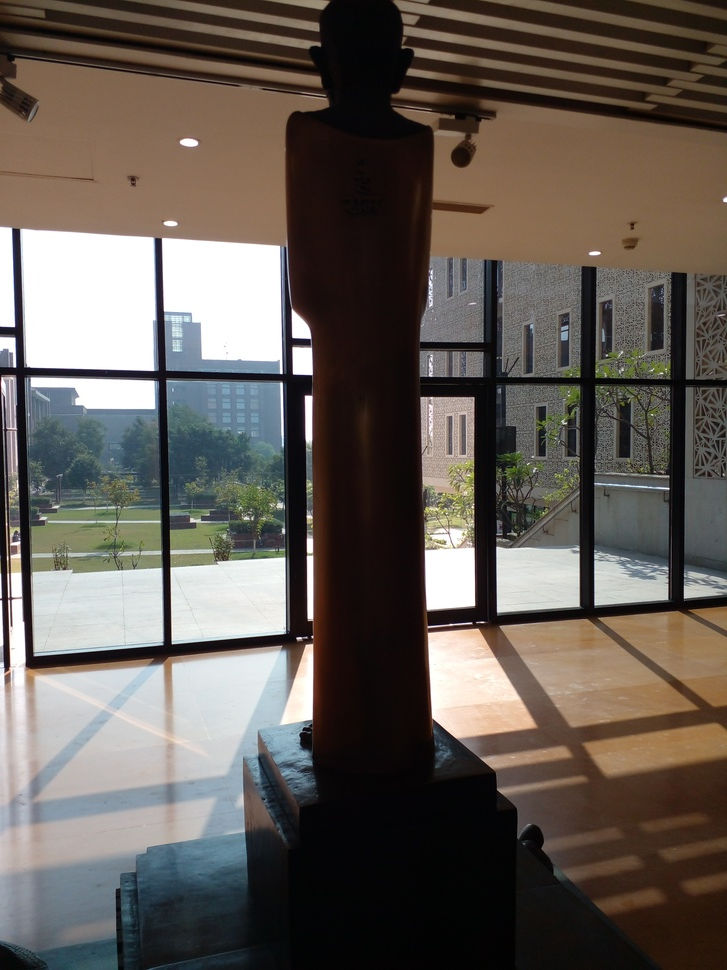
#> input picture datasets/shreyansh_library_statue/1.jpg, 727 x 970 px, shrunk from 3096 x 4128 before the run, found by its file name
$ jupyter execute main.ipynb
#> lines starting #> are read from the running program, lines starting #| are printed output that depends on the picture; long printed decimals are rounded
# Syncing cameras:

We used the app automate to create a flow graph. For syncing our cameras we a time at which both the cameras turned on and then at a fixed interval clicked pictures of the scene.

Flow graph attached: Sync Cam.flo

## We first loaded the intrinsic matrices and distortion coefficients calculated from our code in calibration.py

[cell 1]
import numpy as np

with np.load('intrinsics/aryan_calibration_data.npz') as calibration_data:
#> (reads intrinsics/aryan_calibration_data.npz from the repository)
    callibration1 = calibration_data['mtx']
    distortion1 = calibration_data['dist'][0]

print("left camera:")
print(callibration1)
print(distortion1)

with np.load('intrinsics/shreyansh_calibration_data.npz') as calibration_data:
#> (reads intrinsics/shreyansh_calibration_data.npz from the repository)
    callibration2 = calibration_data['mtx']
    distortion2 = calibration_data['dist'][0]

print("\nright camera:")
print(callibration2)
print(distortion2)

## 2. Next we estimate the extrinsic parameters between the two cameras using keypoint correspondences of the stereo image captures

[cell 2]
# use the intrinsics and distortion coefficients to undistort the images, and get the extrinsics

import cv2
import matplotlib.pyplot as plt

img1 = cv2.imread('datasets/Aryan_maingate_statue/1.jpg')
#> img1 is the input picture: shape (970, 727, 3); mean B, G, R 85.4, 91.9, 99.3
img2 = cv2.imread('datasets/shreyansh_maingate_statue/1.jpg')
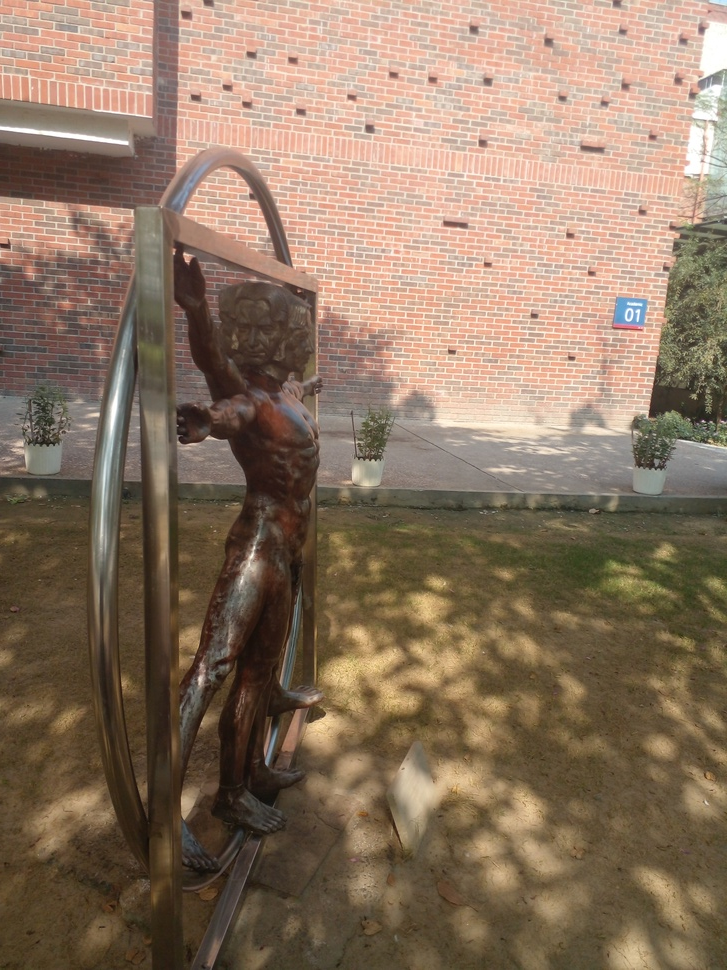
#> input picture datasets/shreyansh_maingate_statue/1.jpg, 727 x 970 px, shrunk from 3096 x 4128 before the run
#> img2 is the input picture: shape (970, 727, 3); mean B, G, R 97.8, 118, 140.2

K1 = callibration1
D1 = distortion1
K2 = callibration2
D2 = distortion2

# 1. first we need to undistort the images
h1, w1 = img1.shape[:2]
#> h1 = 970; w1 = 727
newK1, roi1 = cv2.getOptimalNewCameraMatrix(K1, D1, (w1, h1), 1, (w1, h1))
#> roi1 = (106, 95, 602, 866)

h2, w2 = img2.shape[:2]
#> h2 = 970; w2 = 727
newK2, roi2 = cv2.getOptimalNewCameraMatrix(K2, D2, (w2, h2), 1, (w2, h2))
#> roi2 = (551, 798, 174, 171)


img1_undistorted = cv2.undistort(img1, K1, D1, None, newK1)
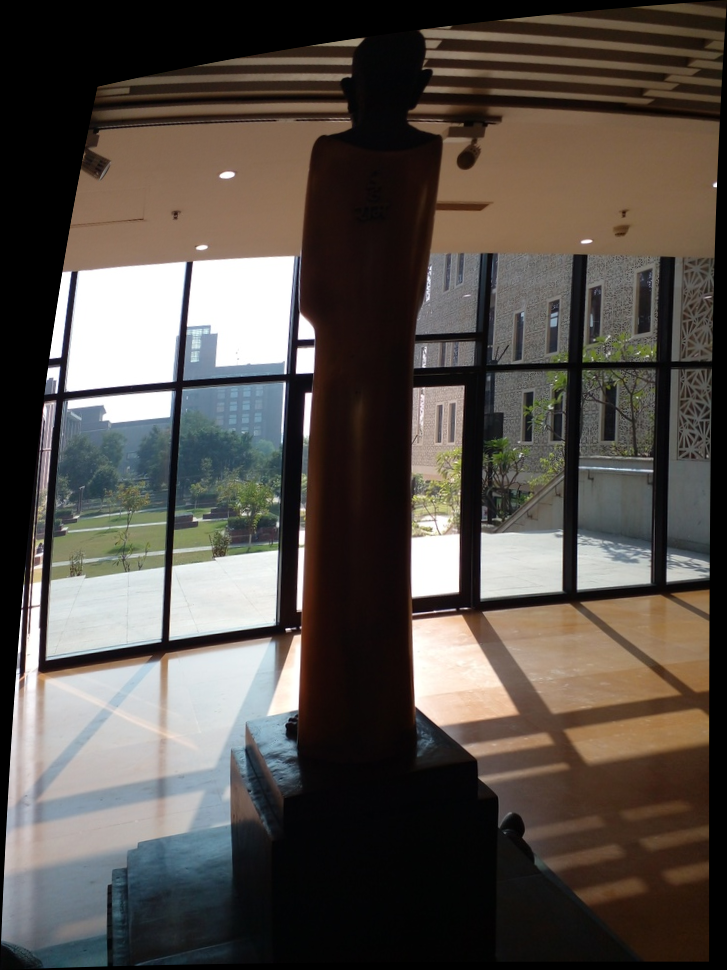
#> img1_undistorted: shape (970, 727, 3); mean B, G, R 74.1, 79.8, 86.2
img2_undistorted = cv2.undistort(img2, K2, D2, None, newK2)
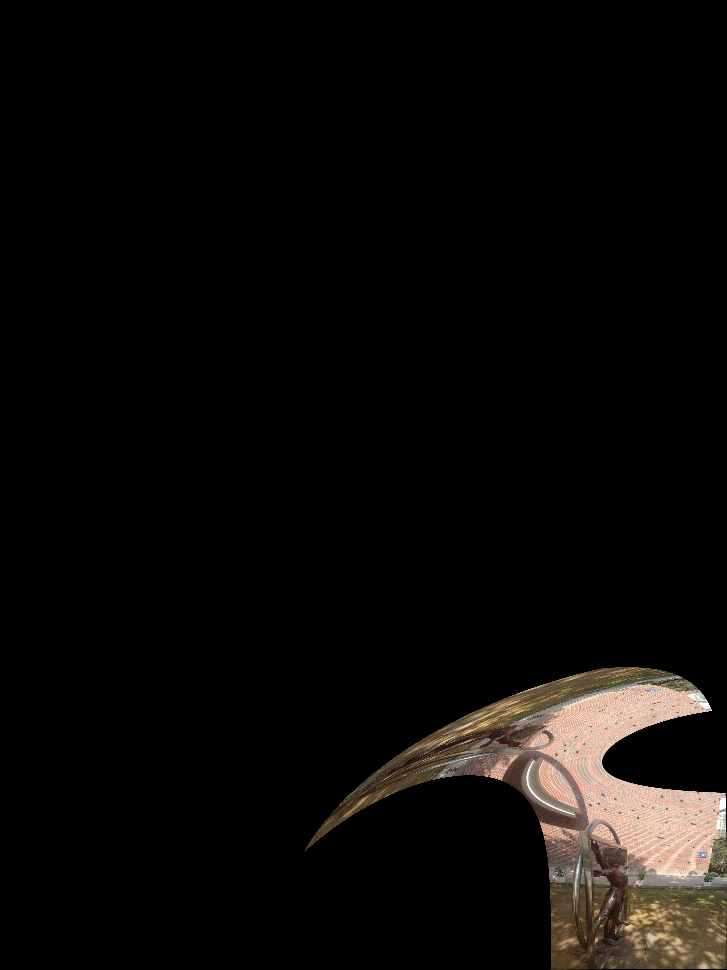
#> img2_undistorted: shape (970, 727, 3); mean B, G, R 8.4, 10, 11.9

# plot original and undistorted images
plt.figure(figsize=(10, 5))
plt.subplot(121)
plt.imshow(cv2.cvtColor(img1, cv2.COLOR_BGR2RGB))
plt.title('Original Image Left camera')
plt.subplot(122)
plt.imshow(cv2.cvtColor(img1_undistorted, cv2.COLOR_BGR2RGB))
plt.title('Undistorted Image Left camera')
plt.show()
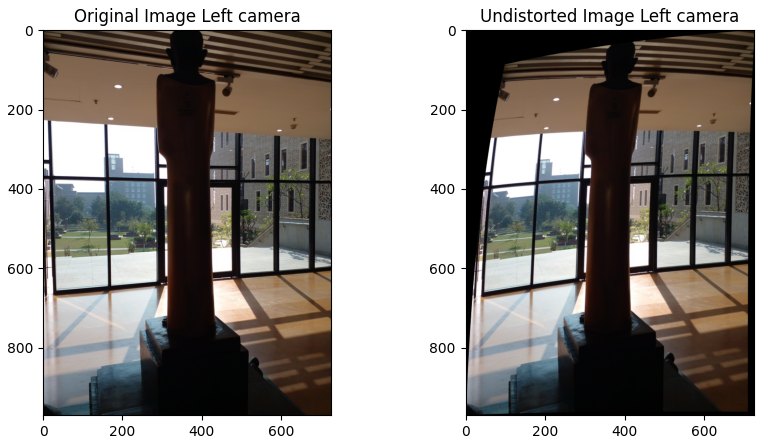
#> figure drawn by matplotlib, 2 panels
plt.figure(figsize=(10, 5))
plt.subplot(121)
plt.imshow(cv2.cvtColor(img2, cv2.COLOR_BGR2RGB))
plt.title('Original Image Right camera')
plt.subplot(122)
plt.imshow(cv2.cvtColor(img2_undistorted, cv2.COLOR_BGR2RGB))
plt.title('Undistorted Image Right camera')
plt.show()
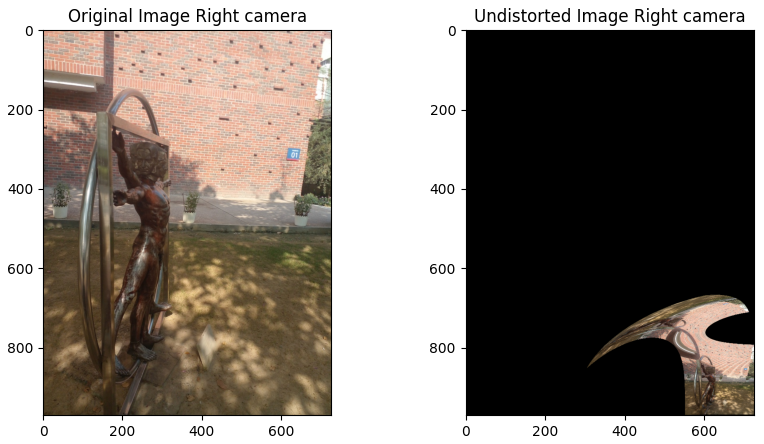
#> figure drawn by matplotlib, 2 panels

# 2. then we perform feature detection and get matching keypoints
img1_undistorted_copy = img1_undistorted.copy()
img2_undistorted_copy = img2_undistorted.copy()

sift = cv2.SIFT_create()
kp1, des1 = sift.detectAndCompute(img1_undistorted, None)
#> kp1 = 1605 keypoints; strongest (x, y, size): (53, 373, 8.3), (306, 362, 14), (307, 330, 11.1), (55, 352, 8.3)
kp2, des2 = sift.detectAndCompute(img2_undistorted, None)
#> kp2 = 498 keypoints; strongest (x, y, size): (706, 707, 6.7), (695, 702, 17.8), (640, 758, 40.1), (572, 740, 83.6)
# match features using FLANN
FLANN_INDEX_KDTREE = 1
index_params = dict(algorithm=FLANN_INDEX_KDTREE, trees=5)
search_params = dict(checks=50)
flann = cv2.FlannBasedMatcher(index_params, search_params)
matches = flann.knnMatch(des1, des2, k=2)
#> matches = 1605 matches
# filter out the bad matches using lowe's ratio test
good_matches = []
good_matches = [m for m, n in matches if m.distance < 0.7 * n.distance]
#> good_matches = 16 matches
# get the matched keypoints
pts1 = np.float32([kp1[m.queryIdx].pt for m in good_matches])
#> pts1 = 16 rows, first 8: [34.61, 614.8], [43.94, 520.3], [87.21, 557.4], [102.9, 961.4], [167.1, 450.9], [167.7, 460.9], [252, 362.8], [300.5, 527.2]
pts2 = np.float32([kp2[m.trainIdx].pt for m in good_matches])
#> pts2 = 16 rows, first 8: [664.9, 679.1], [553.8, 924.6], [571.6, 892.7], [500.1, 777.8], [582.1, 789.1], [582.1, 789.1], [694.3, 792.4], [437.9, 777.4]

# 3. next we use the matched keypoints to get the fundamental matrix
F, mask = cv2.findFundamentalMat(pts1, pts2, cv2.FM_LMEDS)
#> F = [[6.69e-07, -9.82e-07, 5.76e-05], [9.93e-07, 2.01e-06, -0.00113], [-0.00128, -0.00129, 1]]; mask = [0, 1, 0, 0, 1, 1, 1, 1, 1, 0, 1, 1, 1, 0, 1, 0]
# we select only inlier points
pts1 = pts1[mask.ravel() == 1]
#> pts1 = [[43.94, 520.3], [167.1, 450.9], [167.7, 460.9], [252, 362.8], [300.5, 527.2], [415.9, 365.6], [494, 494], [498.6, 363.1], [714, 126.2], [715.1, 330.3]]
pts2 = pts2[mask.ravel() == 1]
#> pts2 = [[553.8, 924.6], [582.1, 789.1], [582.1, 789.1], [694.3, 792.4], [437.9, 777.4], [576.9, 942.3], [651.3, 937.9], [658.2, 873], [500.1, 777.8], [699.1, 789]]

# 4. we use the fundamental matrix to get the essential matrix
E = np.dot(np.dot(K2.T, F), K1)
#> E = [[7.14, -10.47, -1.3], [10.58, 21.42, 12.26], [2.78, 3.1, 2.25]]
# we decompose the essential matrix to get the rotation and translation
_, R, t, mask = cv2.recoverPose(E, pts1, pts2, K1)
#> R = [[-0.493, -0.668, -0.557], [0.839, -0.534, -0.101], [-0.23, -0.517, 0.824]]; t = [0.0987, 0.19, -0.977]; mask = [0, 0, 0, 0, 255, 255, 255, 255, 0, 255]

print("Rotation matrix:")
print(R)
#| [[-0.493 -0.6685 -0.5569]
#|  [ 0.8391 -0.5344 -0.1015  ]
#|  [-0.2297 -0.5173   0.8244]]
print("Translation vector:")
print(t)
#| [[ 0.0987]
#|  [ 0.1898]
#|  [-0.9769]]

## 3. Then we used homography to verify that our rotation and translation matrices are correct

[cell 3]
import matplotlib.pyplot as plt

# compute projection matrices for both cameras
# left camera: Projection matrix P1 = K1 * [I|0], where I is the identity matrix and 0 is the translation vector.
P1 = np.dot(newK1, np.hstack((np.eye(3), np.zeros((3, 1)))))

# right camera: Projection matrix P2 = K2 * [R|t], where R is the rotation matrix and t is the translation vector.
P2 = np.dot(newK2, np.hstack((R, t)))
#> P2 = [[-594.2, -964.1, 163.7, -668.8], [269.9, -887.3, 826.2, -936.1], [-0.23, -0.517, 0.824, -0.977]]

# get the dimensions of the left camera image for boundary points
h, w = img1_undistorted.shape[:2]
#> h = 970; w = 727

# define the 2D corner points of the left image in pixel coordinates.
# these are the four corners: top-left, bottom-left, bottom-right, and top-right.
points1 = np.array([[0, 0], [0, h - 1], [w - 1, h - 1], [w - 1, 0]], dtype=np.float32).T
#> points1 = [[0, 0, 726, 726], [0, 969, 969, 0]]

# convert the corner points to homogeneous coordinates by appending a row of ones.
# homogeneous coordinates allow affine transformations like projection.
points1_homogeneous = np.vstack((points1, np.ones((1, points1.shape[1]))))

# perform triangulation to compute the 3D points in space.
# the function 'cv2.triangulatePoints' estimates the 3D coordinates by minimizing reprojection error.
# inputs: projection matrices (P1 and P2) and corresponding points in both images (here the same points are used for simplicity).
points_3D_homogeneous = cv2.triangulatePoints(P1, P2, points1[:2], points1[:2])
#> points_3D_homogeneous = [[-0.287, 0.337, -0.0527, -0.162], [-0.277, 0.123, -0.0337, -0.286], [0.567, -0.664, 0.189, 0.586], [0.72, -0.656, 0.98, 0.741]]

# convert the 3D points from homogeneous to Cartesian coordinates by dividing by the last coordinate.
points_3D = points_3D_homogeneous[:3] / points_3D_homogeneous[3]
#> points_3D = [[-0.399, -0.514, -0.0538, -0.219], [-0.384, -0.188, -0.0344, -0.386], [0.788, 1.01, 0.193, 0.791]]

# reproject the 3D points into the right camera's image plane using the right camera's projection matrix (P2).
# this is a forward projection to check the alignment of the triangulated 3D points.
projected_points_homogeneous = np.dot(P2, np.vstack((points_3D, np.ones((1, points_3D.shape[1])))))
#> projected_points_homogeneous = [[67.3, -16.03, -572.1, -37.47], [-52.29, -70.91, -760.4, 0.557], [-0.0372, 0.074, -0.787, -0.0752]]

# convert reprojected points from homogeneous to 2D Cartesian coordinates.
projected_points = projected_points_homogeneous[:2] / projected_points_homogeneous[2]
#> projected_points = [[-1811.3, -216.6, 726.6, 498.1], [1407.3, -958.4, 965.8, -7.4]]
fig, axs = plt.subplots(1, 2, figsize=(10, 5))

# left camera image: Show the undistorted image and overlay the original corner points.
axs[0].imshow(cv2.cvtColor(img1_undistorted, cv2.COLOR_BGR2RGB))
axs[0].scatter(points1[0], points1[1], c='red', s=50, label='Original Points')  # Overlay original corner points in red.
axs[0].set_title('Undistorted Image Left camera')  # Title for the left camera view.

# right camera image: Show the undistorted image and overlay the reprojected points.
axs[1].imshow(cv2.cvtColor(img2_undistorted, cv2.COLOR_BGR2RGB))
axs[1].scatter(projected_points[0], projected_points[1], c='blue', s=50, label='Projected Points')
axs[1].set_title('Undistorted Image Right camera')
plt.legend()
plt.show()
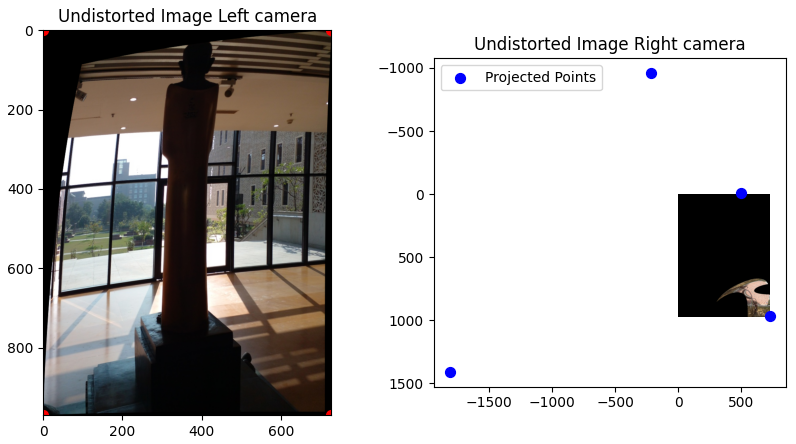
#> figure drawn by matplotlib, 2 panels

Same code as above with more points taken from the left image

[cell 4]
import matplotlib.pyplot as plt
import numpy as np
import cv2
P1 = np.dot(newK1, np.hstack((np.eye(3), np.zeros((3, 1)))))  # Left camera: P1 = K1 * [I|0]
P2 = np.dot(newK2, np.hstack((R, t)))  # Right camera: P2 = K2 * [R|t]
h, w = img1_undistorted.shape[:2]
num_points = 10
points1 = np.random.rand(2, num_points) * [[w], [h]]
points1_homogeneous = np.vstack((points1, np.ones((1, points1.shape[1]))))
points_3D_homogeneous = cv2.triangulatePoints(P1, P2, points1[:2], points1[:2])
points_3D = points_3D_homogeneous[:3] / points_3D_homogeneous[3]
projected_points_homogeneous = np.dot(P2, np.vstack((points_3D, np.ones((1, points_3D.shape[1])))))
projected_points = projected_points_homogeneous[:2] / projected_points_homogeneous[2]
fig, axs = plt.subplots(1, 2, figsize=(12, 6))
axs[0].imshow(cv2.cvtColor(img1_undistorted, cv2.COLOR_BGR2RGB))
axs[0].scatter(points1[0], points1[1], c='red', s=50, label='Original Points')
axs[0].set_title('Undistorted Image - Left Camera')
axs[0].legend()
axs[1].imshow(cv2.cvtColor(img2_undistorted, cv2.COLOR_BGR2RGB))
axs[1].scatter(projected_points[0], projected_points[1], c='blue', s=50, label='Projected Points')
axs[1].set_title('Undistorted Image - Right Camera')
axs[1].legend()
plt.show()
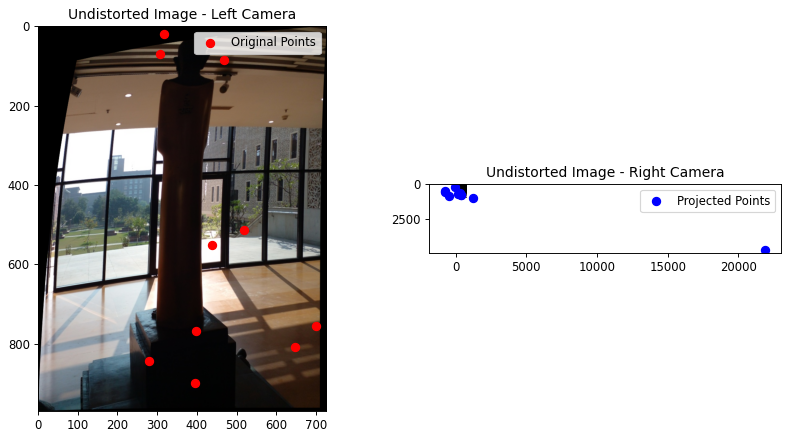
#> figure drawn by matplotlib, 2 panels
